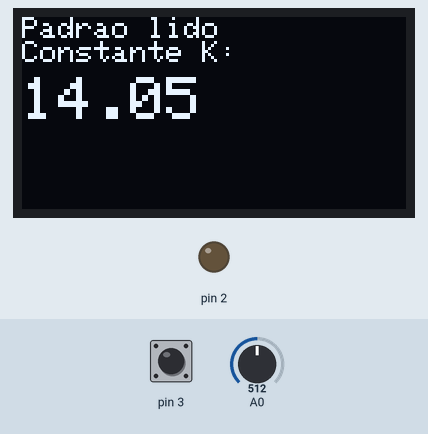
The sketch below on a simulated Arduino Uno, built with avr-gcc and run on an emulated ATmega328P. On the bench: 128×64 one-colour display, output pins drawn as LEDs (lit = HIGH). Inputs (shaded band) come from the test bench; at power-on: A0 = 512, pin 3 HIGH.

Above: at 2.2 s.
At 8.3 s:
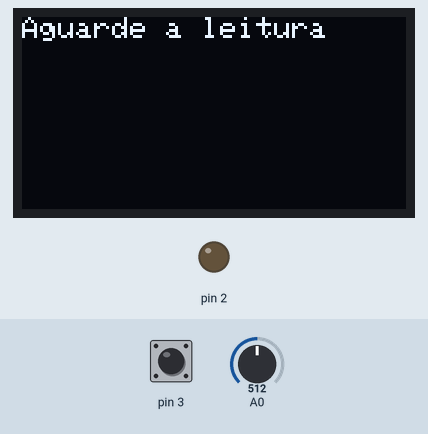
8.4 s: A0 set to 716
At 9.8 s:
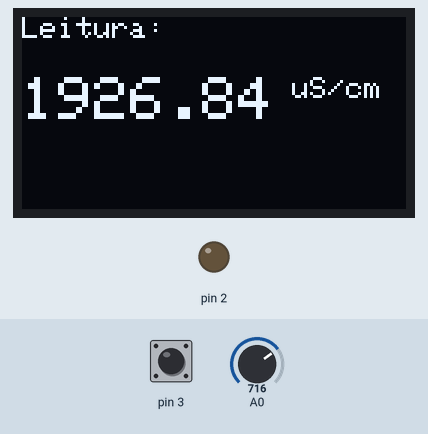
13.8 s: A0 set to 900
At 16.2 s:
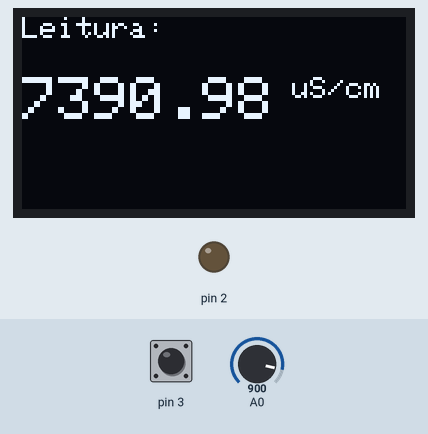
16.8 s: A0 set to 1023
At 19.0 s:
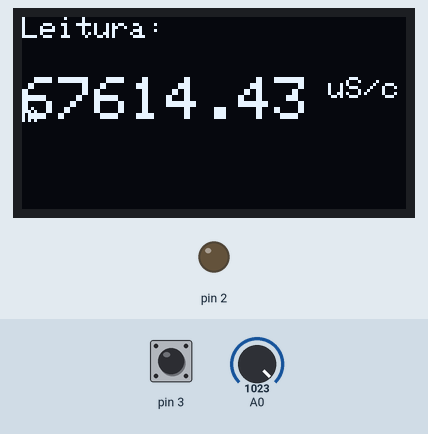
Timing chart, 0 to 20.5 s (numbered marks = the images above; inputs shaded):
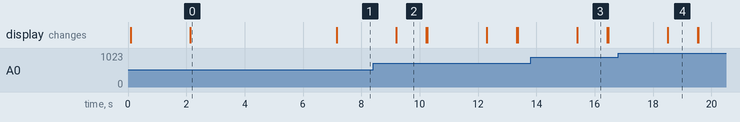

Measured:
- what the display in image 0 shows lasts 5.1 s, from 2.1 s to 7.2 s
- what the display in image 2 shows lasts 1.0 s, from 9.2 s to 10.2 s

The sketch:

Condutivimetro.ino
```cpp
#include <Wire.h> // Bibliotecas para o I2C
#include <Adafruit_GFX.h> // Biblioteca para itens graficos (fontes, figuras)
#include <Adafruit_SSD1306.h> // Biblioteca da tela OLED
#include <SPI.h>

Adafruit_SSD1306 oled(128, 64, &Wire, -1); // Configura a tela OLED

float valor = 0.0;
float constanteK = 0.0;
const float converte = 0.004888;

float Mede() {
  long acumula = 0;
  int leitura = 0;
  for (int b = 0; b < 100; b++) {
    digitalWrite(4, HIGH);
    delay(10);
    leitura = analogRead(A0);
    digitalWrite(4, LOW);
    acumula = acumula + leitura;
    delay(10);
  }
  float media = (float)acumula/100.0;
  return media*converte;
}

void setup() {
  Wire.begin();
  oled.begin(SSD1306_SWITCHCAPVCC, 0x3C); // Endereco I2C 0x3C
  oled.setTextColor(WHITE);
  pinMode(3, INPUT_PULLUP);
  pinMode(2, OUTPUT);
  pinMode(A0, INPUT);
  oled.clearDisplay();
  digitalWrite(2, LOW);
  oled.setTextSize(1);
  oled.setCursor(0, 0);
  oled.println("Calibracao");
  oled.setCursor(0, 16);
  oled.println("Coloque o eletrodo na");
  oled.println("solucao a 1408uS/cm");
  oled.println("e aperte o botao.");
  oled.display();
  while (digitalRead(3) == LOW) {
    delay(10);
  }
  oled.clearDisplay();
  oled.setCursor(0, 0);
  oled.print("Aguarde a leitura");
  oled.display();
  float Rx = Mede();
  float medidaK = (100.0*Rx)/(5.0-Rx);
  constanteK = 1408.0 / medidaK;
  oled.clearDisplay();
  oled.setCursor(0, 0);
  oled.println("Padrao lido");
  oled.println("Constante K:");
  oled.setTextSize(2);
  oled.setCursor(0, 20);
  oled.print(constanteK);
  oled.display();
  delay(5000);
}

void loop() {
  oled.clearDisplay();
  oled.setCursor(0, 0);
  oled.setTextSize(1);
  oled.print("Aguarde a leitura");
  oled.display();
  float Rsol = Mede();
  float medidaC = (100.0*Rsol)/(5.0-Rsol);
  valor = medidaC * constanteK;
  oled.clearDisplay();
  oled.setCursor(0, 0);
  oled.print("Leitura:");
  oled.setCursor(0, 20);
  oled.setTextSize(2);
  oled.print(valor);
  oled.setTextSize(1);
  oled.println(" uS/cm");
  oled.display();
  delay(1000);
  oled.setCursor(0, 48);
  oled.print("Nova: aperte o botao");
  oled.display();
  while (digitalRead(3) == LOW) {
    delay(10);
  }
}
```
